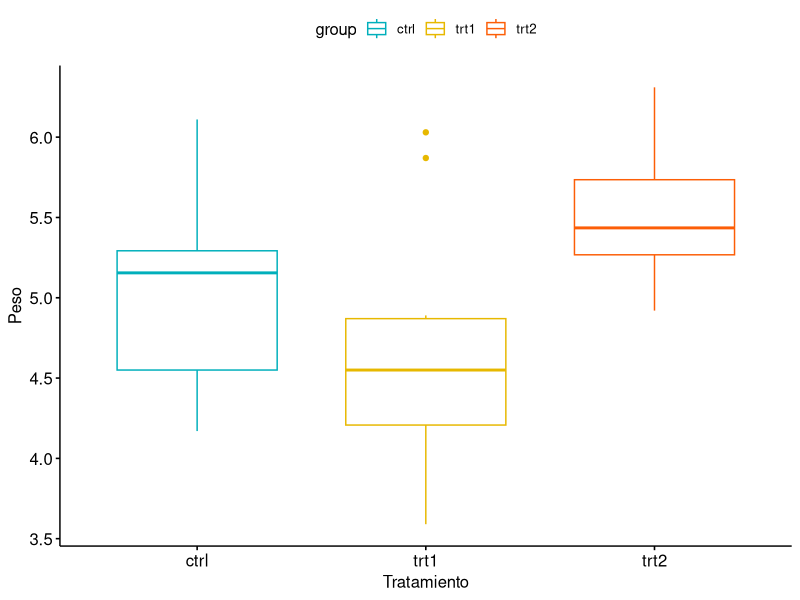
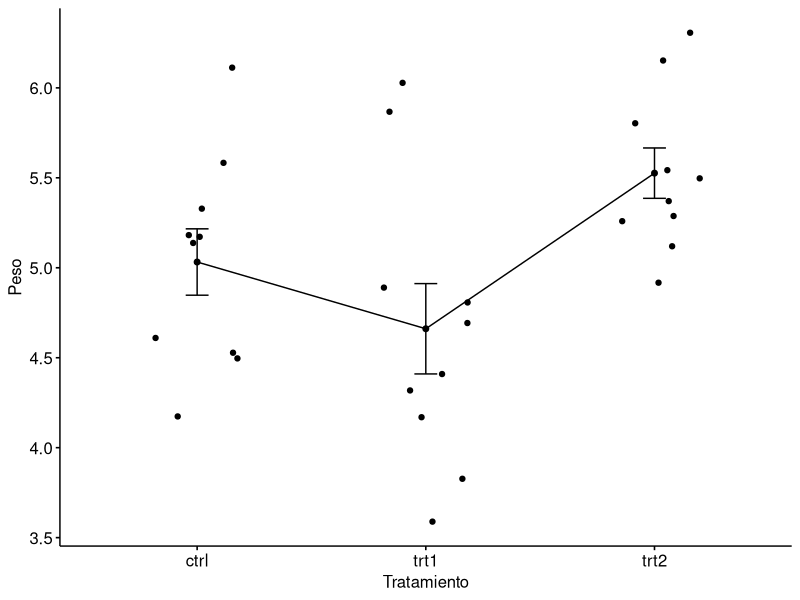
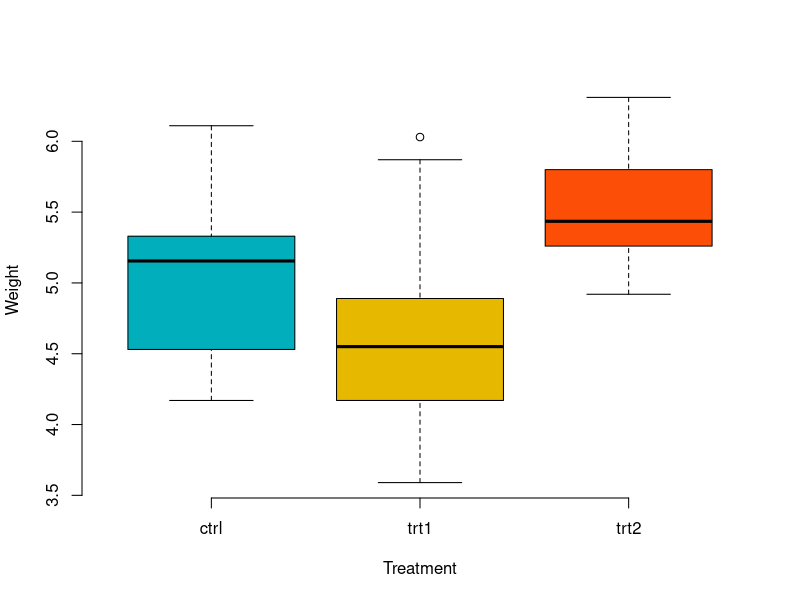
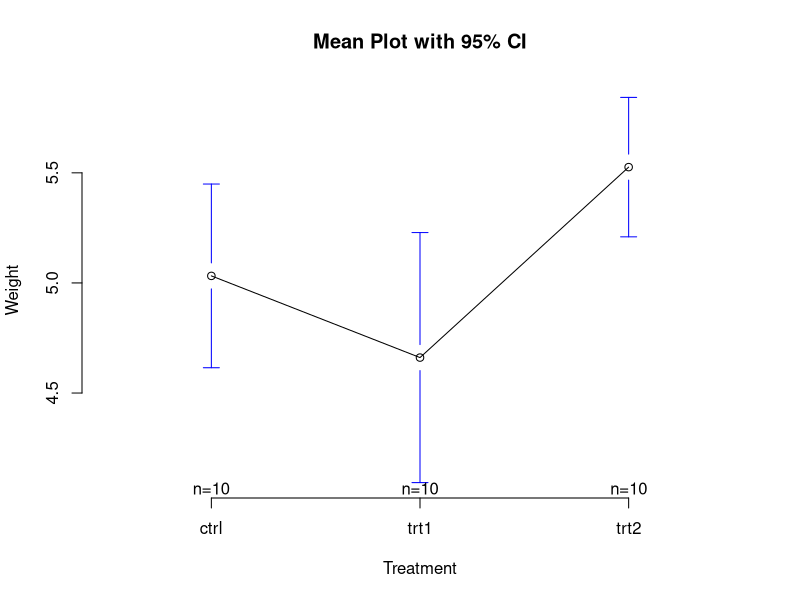

These charts were generated, in order, by the following R code:
####Librerias####
library(tidyverse)
library(ggpubr)
library(rstatix)

#### One-way ANOVA ####

#Usaremos la data construida en R denominada PlantGrowth. Que muestra los pesos de las
#plantas obtenidas durante un control y dos diferentes tratamientos.

my_data<-PlantGrowth

#Revision basica:

#Tomamos una muestra aleatoria:
set.seed(1234)
dplyr::sample_n(my_data,10)

#Nota: En la terminologia de R, la columna "group" es llamada factor y las diferentes
#categorias ("ctr","trt1","trt2")son denominadas niveles de factor. **Estos niveles son 
#ordenados alfabeticamente.

#Mostrar los niveles:

levels(my_data$group)

#Si los niveles no están autimaticamente en el orden correcto, reordenar:

my_data$group<-ordered(my_data$group,
                       levels=c("ctrl","trt1","trt2"))

#Computamos el sumario estadistico por grupos - cantidad, media, sd:

library(dplyr)
group_by(my_data, group) %>%
  summarise(
    count=n(),
    mean=mean(weight, na.rm=TRUE),
    sd = sd(weight, na.rm=TRUE)
  )

#Visualizamos la data:

library(ggpubr)
#Realizaremos Box plots:
#Ploteamos peso por grupo y color por grupo

ggboxplot(my_data, x="group",y="weight",
          color="group", palette=c("#00AFBB","#E7B800","#FC5E07"),
          order = c("ctrl","trt1","trt2"),
          ylab="Peso",xlab="Tratamiento")

#Medianas de Plots:
#Plot de peso por grupos y agregamos barras de error (mean_se),
#otros valores pueden ser, mean_cim mean_iqr,.....

ggline(my_data, x="group",y="weight",
       add=c("mean_se","jitter"),
       order=c("ctrl","trt1","trt2"),
       ylab="Peso",xlab="Tratamiento")

#Si deseamos usar los graficos convencionales de R:

# Box plot
boxplot(weight ~ group, data = my_data,
        xlab = "Treatment", ylab = "Weight",
        frame = FALSE, col = c("#00AFBB", "#E7B800", "#FC4E07"))
# plotmeans
library("gplots")
plotmeans(weight ~ group, data = my_data, frame = FALSE,
          xlab = "Treatment", ylab = "Weight",
          main="Mean Plot with 95% CI") 

#Nosotros deseamos saber si existe una diferencia significativa entre el 
#promedio de pesos entre las plantes en las 3 condiciones experimentales

#La funcion en r `aov()` puede ser usarada para responder esta pregunta.
#La funcion `summary.aov()` es usada para sumarizar el analisis del 
#modelo de varianza.

# Compute el analisis de varianza:

res.aov <- aov(weight ~ group, data = my_data)

# Resumir el analisis

summary(res.aov)

#La salida incluye la columna F valor y Pr(>F) correspondiente
# al p-valor del test. 

#Interpretando el rsultado de One-Way Anova Test

#Como el p-valor es menor que el nivel de significancia 0.05, nosotros
#podemos conluir que existe diferencias significativas entre los
#grupos resaltado con "*" en el modelo del sumario.


#Multiples pares de comparaciones entre las medias de los grupos.

#En un One-Way Anova Test, un significante p-valor indica que algunos de los grupos son
#de medias diferentes, pero nosotros no conocemos cual de grupos es.
#Es posible llevar a cabo una comparación multiple de pares, para determinar
#si la media diferente entre pares de grupoes es estadisticamente significativa.

#Tukey para comparación multiple de pares:

#Como el test de ANOVA es significante, nosotros podemos coutar
# el **Tukey HSD** (Tukey Honest Significant Differences, R function: **TukeyHSD()**) para
#llevar a cabo la comparación multiple de grupos por pares entre las medias de grupos.

#La función `TukeyHD()` toma el ajuste de ANOVA como argumento:

TukeyHSD(res.aov)

#diff: diferencia entre medias de dos grupos.
#lwr, upr: el menor y superior final del punto del intervalo de confianza al 95% (default)
#p adj: p-valor después del ajuste de multile comparacion.
 
#Podemos ver que desde la salida, la unica diferencia entre trt2 y trt2 es signifcante con un ajuste
#del p-valor de 0.012.
